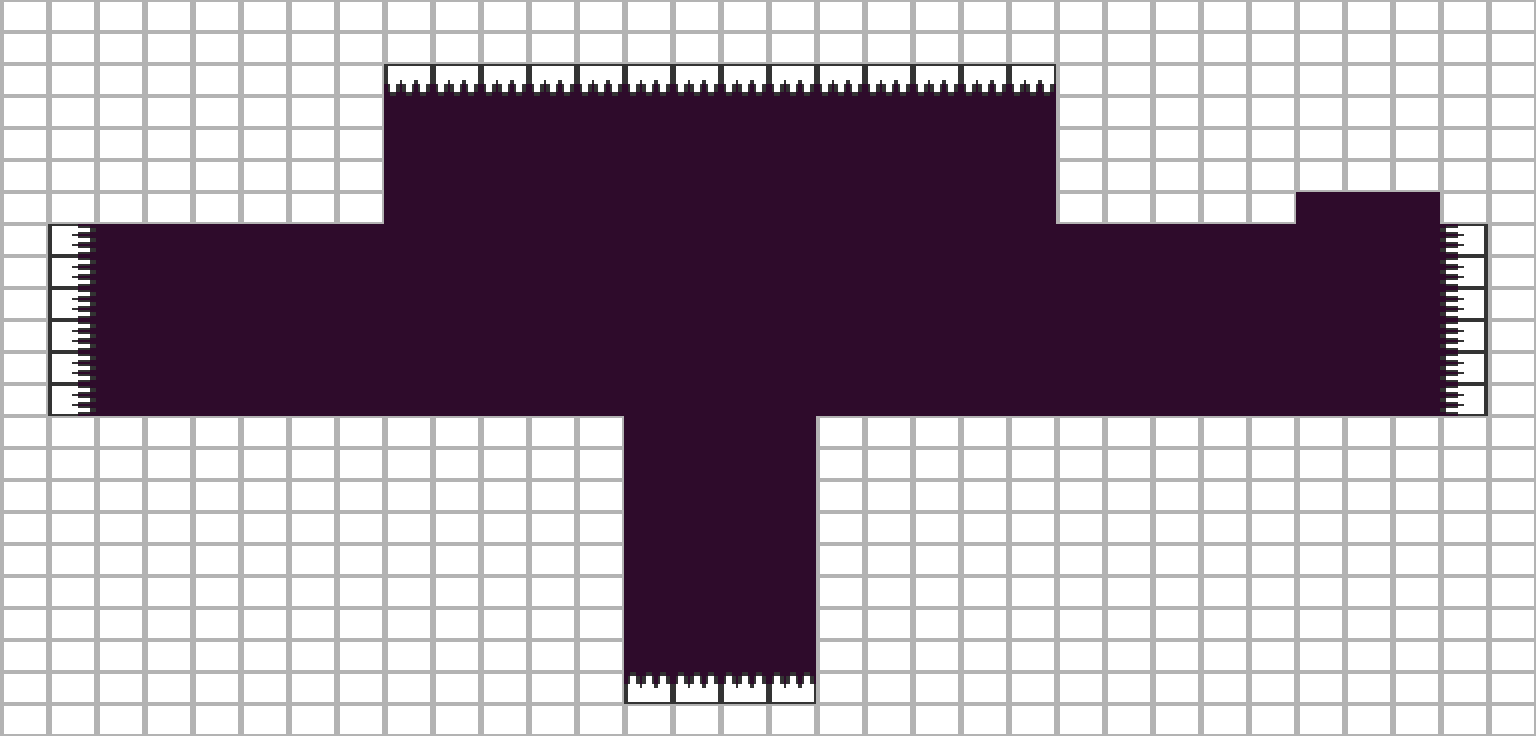

The image is a tile-based game level rendered from a .tmx file. Its description and complete source (layers, tilesets, objects, tile grids) follow:
An orthogonal 32x23 tile map with 48x32 px tiles, 3 tile layers (background, ladders, platforms) and 6 objects (3x EndLevel, CheckPoint, LevelStartCamera, Tree).

<map version="1.0" orientation="orthogonal" width="32" height="23" tilewidth="48" tileheight="32" backgroundcolor="#2e0b2b">
 <properties>
  <property name="LevelType" value="NoMachine" />
  <property name="Lighting" value="Dusk" />
  <property name="Title" value="Build a Bridge" />
 </properties>
 <tileset firstgid="1" name="level_tiles" tilewidth="48" tileheight="32">
  <image source="level_tiles.png" width="192" height="128" />
 </tileset>
 <layer name="background" width="32" height="23">
  <data encoding="csv">
0,0,0,0,0,0,0,0,0,0,0,0,0,0,0,0,0,0,0,0,0,0,0,0,0,0,0,0,0,0,0,0,
0,0,0,0,0,0,0,0,0,0,0,0,0,0,0,0,0,0,0,0,0,0,0,0,0,0,0,0,0,0,0,0,
0,0,0,0,0,0,0,0,0,0,0,0,0,0,0,0,0,0,0,0,0,0,0,0,0,0,0,0,0,0,0,0,
0,0,0,0,0,0,0,0,0,0,0,0,0,0,0,0,0,0,0,0,0,0,0,0,0,0,0,0,0,0,0,0,
0,0,0,0,0,0,0,0,0,0,0,0,0,0,0,0,0,0,0,0,0,0,0,0,0,0,0,0,0,0,0,0,
0,0,0,0,0,0,0,0,0,0,0,0,0,0,0,0,0,0,0,0,0,0,0,0,0,0,0,0,0,0,0,0,
0,0,0,0,0,0,0,0,0,0,0,0,0,0,0,0,0,0,0,0,0,0,0,0,0,0,0,0,0,0,0,0,
0,0,0,0,0,0,0,0,0,0,0,0,0,0,0,0,0,0,0,0,0,0,0,0,0,0,0,0,0,0,0,0,
0,0,0,0,0,0,0,0,0,0,0,0,0,0,0,0,0,0,0,0,0,0,0,0,0,0,0,0,0,0,0,0,
0,0,0,0,0,0,0,0,0,0,0,0,0,0,0,0,0,0,0,0,0,0,0,0,0,0,0,0,0,0,0,0,
0,0,0,0,0,0,0,0,0,0,0,0,0,0,0,0,0,0,0,0,0,0,0,0,0,0,0,0,0,0,0,0,
0,0,0,0,0,0,0,0,0,0,0,0,0,0,0,0,0,0,0,0,0,0,0,0,0,0,0,0,0,0,0,0,
0,0,0,0,0,0,0,0,0,0,0,0,0,0,0,0,0,0,0,0,0,0,0,0,0,0,0,0,0,0,0,0,
0,0,0,0,0,0,0,0,0,0,0,0,0,0,0,0,0,0,0,0,0,0,0,0,0,0,0,0,0,0,0,0,
0,0,0,0,0,0,0,0,0,0,0,0,0,0,0,0,0,0,0,0,0,0,0,0,0,0,0,0,0,0,0,0,
0,0,0,0,0,0,0,0,0,0,0,0,0,0,0,0,0,0,0,0,0,0,0,0,0,0,0,0,0,0,0,0,
0,0,0,0,0,0,0,0,0,0,0,0,0,0,0,0,0,0,0,0,0,0,0,0,0,0,0,0,0,0,0,0,
0,0,0,0,0,0,0,0,0,0,0,0,0,0,0,0,0,0,0,0,0,0,0,0,0,0,0,0,0,0,0,0,
0,0,0,0,0,0,0,0,0,0,0,0,0,0,0,0,0,0,0,0,0,0,0,0,0,0,0,0,0,0,0,0,
0,0,0,0,0,0,0,0,0,0,0,0,0,0,0,0,0,0,0,0,0,0,0,0,0,0,0,0,0,0,0,0,
0,0,0,0,0,0,0,0,0,0,0,0,0,0,0,0,0,0,0,0,0,0,0,0,0,0,0,0,0,0,0,0,
0,0,0,0,0,0,0,0,0,0,0,0,0,0,0,0,0,0,0,0,0,0,0,0,0,0,0,0,0,0,0,0,
0,0,0,0,0,0,0,0,0,0,0,0,0,0,0,0,0,0,0,0,0,0,0,0,0,0,0,0,0,0,0,0
</data>
 </layer>
 <layer name="ladders" width="32" height="23">
  <data encoding="csv">
0,0,0,0,0,0,0,0,0,0,0,0,0,0,0,0,0,0,0,0,0,0,0,0,0,0,0,0,0,0,0,0,
0,0,0,0,0,0,0,0,0,0,0,0,0,0,0,0,0,0,0,0,0,0,0,0,0,0,0,0,0,0,0,0,
0,0,0,0,0,0,0,0,0,0,0,0,0,0,0,0,0,0,0,0,0,0,0,0,0,0,0,0,0,0,0,0,
0,0,0,0,0,0,0,0,0,0,0,0,0,0,0,0,0,0,0,0,0,0,0,0,0,0,0,0,0,0,0,0,
0,0,0,0,0,0,0,0,0,0,0,0,0,0,0,0,0,0,0,0,0,0,0,0,0,0,0,0,0,0,0,0,
0,0,0,0,0,0,0,0,0,0,0,0,0,0,0,0,0,0,0,0,0,0,0,0,0,0,0,0,0,0,0,0,
0,0,0,0,0,0,0,0,0,0,0,0,0,0,0,0,0,0,0,0,0,0,0,0,0,0,0,0,0,0,0,0,
0,0,0,0,0,0,0,0,0,0,0,0,0,0,0,0,0,0,0,0,0,0,0,0,0,0,0,0,0,0,0,0,
0,0,0,0,0,0,0,0,0,0,0,0,0,0,0,0,0,0,0,0,0,0,0,0,0,0,0,0,0,0,0,0,
0,0,0,0,0,0,0,0,0,0,0,0,0,0,0,0,0,0,0,0,0,0,0,0,0,0,0,0,0,0,0,0,
0,0,0,0,0,0,0,0,0,0,0,0,0,0,0,0,0,0,0,0,0,0,0,0,0,0,0,0,0,0,0,0,
0,0,0,0,0,0,0,0,0,0,0,0,0,0,0,0,0,0,0,0,0,0,0,0,0,0,0,0,0,0,0,0,
0,0,0,0,0,0,0,0,0,0,0,0,0,0,0,0,0,0,0,0,0,0,0,0,0,0,0,0,0,0,0,0,
0,0,0,0,0,0,0,0,0,0,0,0,0,0,0,0,0,0,0,0,0,0,0,0,0,0,0,0,0,0,0,0,
0,0,0,0,0,0,0,0,0,0,0,0,0,0,0,0,0,0,0,0,0,0,0,0,0,0,0,0,0,0,0,0,
0,0,0,0,0,0,0,0,0,0,0,0,0,0,0,0,0,0,0,0,0,0,0,0,0,0,0,0,0,0,0,0,
0,0,0,0,0,0,0,0,0,0,0,0,0,0,0,0,0,0,0,0,0,0,0,0,0,0,0,0,0,0,0,0,
0,0,0,0,0,0,0,0,0,0,0,0,0,0,0,0,0,0,0,0,0,0,0,0,0,0,0,0,0,0,0,0,
0,0,0,0,0,0,0,0,0,0,0,0,0,0,0,0,0,0,0,0,0,0,0,0,0,0,0,0,0,0,0,0,
0,0,0,0,0,0,0,0,0,0,0,0,0,0,0,0,0,0,0,0,0,0,0,0,0,0,0,0,0,0,0,0,
0,0,0,0,0,0,0,0,0,0,0,0,0,0,0,0,0,0,0,0,0,0,0,0,0,0,0,0,0,0,0,0,
0,0,0,0,0,0,0,0,0,0,0,0,0,0,0,0,0,0,0,0,0,0,0,0,0,0,0,0,0,0,0,0,
0,0,0,0,0,0,0,0,0,0,0,0,0,0,0,0,0,0,0,0,0,0,0,0,0,0,0,0,0,0,0,0
</data>
 </layer>
 <layer name="platforms" width="32" height="23">
  <data encoding="csv">
1,1,1,1,1,1,1,1,1,1,1,1,1,1,1,1,1,1,1,1,1,1,1,1,1,1,1,1,1,1,1,1,
1,1,1,1,1,1,1,1,1,1,1,1,1,1,1,1,1,1,1,1,1,1,1,1,1,1,1,1,1,1,1,1,
1,1,1,1,1,1,1,1,7,7,7,7,7,7,7,7,7,7,7,7,7,7,1,1,1,1,1,1,1,1,1,1,
1,1,1,1,1,1,1,1,0,0,0,0,0,0,0,0,0,0,0,0,0,0,1,1,1,1,1,1,1,1,1,1,
1,1,1,1,1,1,1,1,0,0,0,0,0,0,0,0,0,0,0,0,0,0,1,1,1,1,1,1,1,1,1,1,
1,1,1,1,1,1,1,1,0,0,0,0,0,0,0,0,0,0,0,0,0,0,1,1,1,1,1,1,1,1,1,1,
1,1,1,1,1,1,1,1,0,0,0,0,0,0,0,0,0,0,0,0,0,0,1,1,1,1,1,0,0,0,1,1,
1,5,0,0,0,0,0,0,0,0,0,0,0,0,0,0,0,0,0,0,0,0,0,0,0,0,0,0,0,0,6,1,
1,5,0,0,0,0,0,0,0,0,0,0,0,0,0,0,0,0,0,0,0,0,0,0,0,0,0,0,0,0,6,1,
1,5,0,0,0,0,0,0,0,0,0,0,0,0,0,0,0,0,0,0,0,0,0,0,0,0,0,0,0,0,6,1,
1,5,0,0,0,0,0,0,0,0,0,0,0,0,0,0,0,0,0,0,0,0,0,0,0,0,0,0,0,0,6,1,
1,5,0,0,0,0,0,0,0,0,0,0,0,0,0,0,0,0,0,0,0,0,0,0,0,0,0,0,0,0,6,1,
1,5,0,0,0,0,0,0,0,0,0,0,0,0,0,0,0,0,0,0,0,0,0,0,0,0,0,0,0,0,6,1,
1,1,1,1,1,1,1,1,1,1,1,1,1,0,0,0,0,1,1,1,1,1,1,1,1,1,1,1,1,1,1,1,
1,1,1,1,1,1,1,1,1,1,1,1,1,0,0,0,0,1,1,1,1,1,1,1,1,1,1,1,1,1,1,1,
1,1,1,1,1,1,1,1,1,1,1,1,1,0,0,0,0,1,1,1,1,1,1,1,1,1,1,1,1,1,1,1,
1,1,1,1,1,1,1,1,1,1,1,1,1,0,0,0,0,1,1,1,1,1,1,1,1,1,1,1,1,1,1,1,
1,1,1,1,1,1,1,1,1,1,1,1,1,0,0,0,0,1,1,1,1,1,1,1,1,1,1,1,1,1,1,1,
1,1,1,1,1,1,1,1,1,1,1,1,1,0,0,0,0,1,1,1,1,1,1,1,1,1,1,1,1,1,1,1,
1,1,1,1,1,1,1,1,1,1,1,1,1,0,0,0,0,1,1,1,1,1,1,1,1,1,1,1,1,1,1,1,
1,1,1,1,1,1,1,1,1,1,1,1,1,0,0,0,0,1,1,1,1,1,1,1,1,1,1,1,1,1,1,1,
1,1,1,1,1,1,1,1,1,1,1,1,1,4,4,4,4,1,1,1,1,1,1,1,1,1,1,1,1,1,1,1,
1,1,1,1,1,1,1,1,1,1,1,1,1,1,1,1,1,1,1,1,1,1,1,1,1,1,1,1,1,1,1,1
</data>
 </layer>
 <objectgroup name="objects" width="32" height="23">
  <object name="CheckPoint1" type="CheckPoint" x="144" y="384" width="48" height="32" />
  <object name="EndLevel" type="EndLevel" x="1392" y="384" width="48" height="32">
   <properties>
    <property name="Clone" value="2" />
    <property name="State" value="500" />
   </properties>
  </object>
  <object name="LevelStartCamera" type="LevelStartCamera" x="1248" y="256" width="48" height="32" />
  <object name="EndLevel" type="EndLevel" x="1344" y="384" width="48" height="32">
   <properties>
    <property name="Clone" value="1" />
    <property name="State" value="500" />
    <property name="Time" value="8" />
   </properties>
  </object>
  <object name="EndLevel" type="EndLevel" x="1296" y="384" width="48" height="32">
   <properties>
    <property name="Clone" value="0" />
    <property name="State" value="500" />
    <property name="Time" value="5" />
   </properties>
  </object>
  <object name="Tree" type="Tree" x="1344" y="192" width="48" height="32">
   <properties>
    <property name="Base" value="LightBulb" />
    <property name="Light" value="Alarm" />
    <property name="LightRange" value="0.5" />
    <property name="startDir" value="1" />
   </properties>
  </object>
 </objectgroup>
</map>
